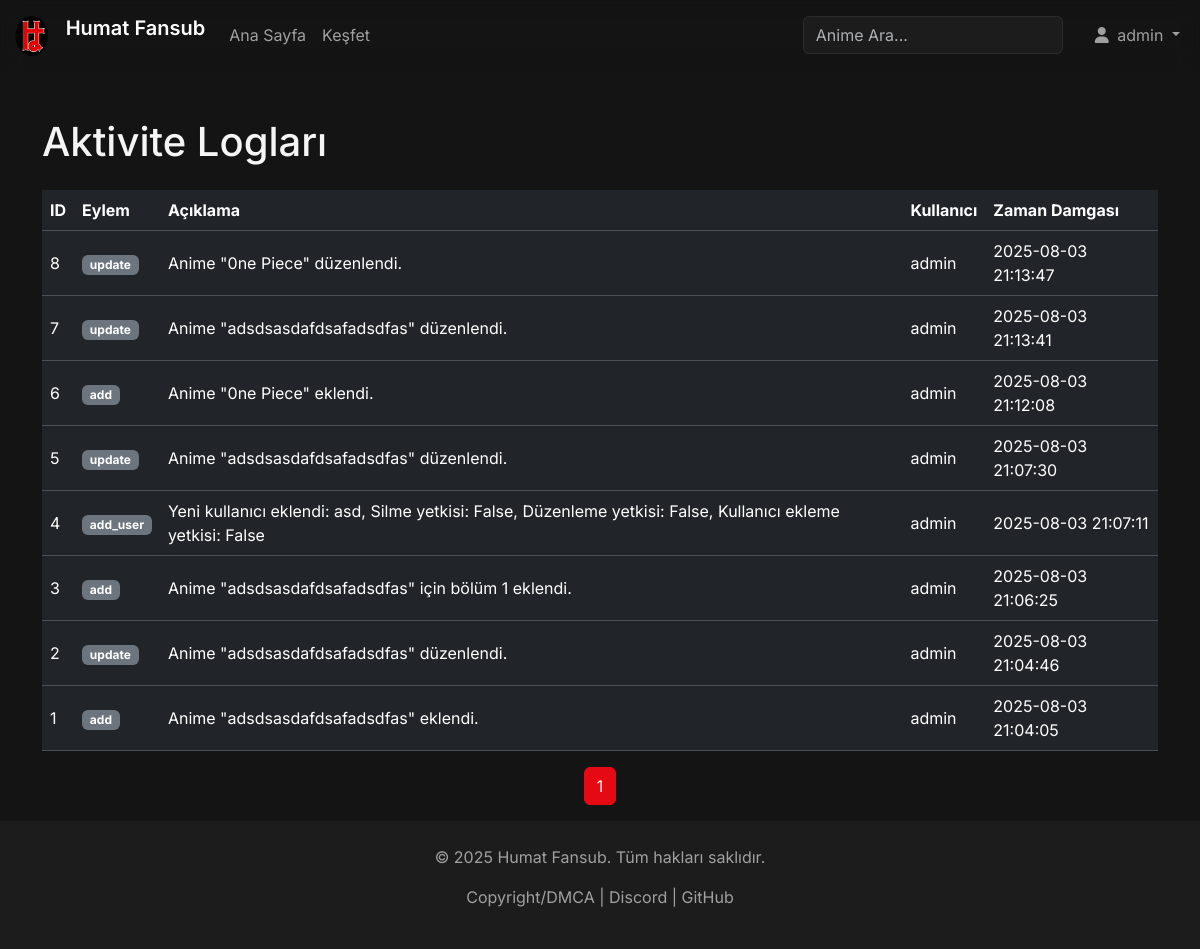
The page /logs (signed in) on the database as committed earlier.
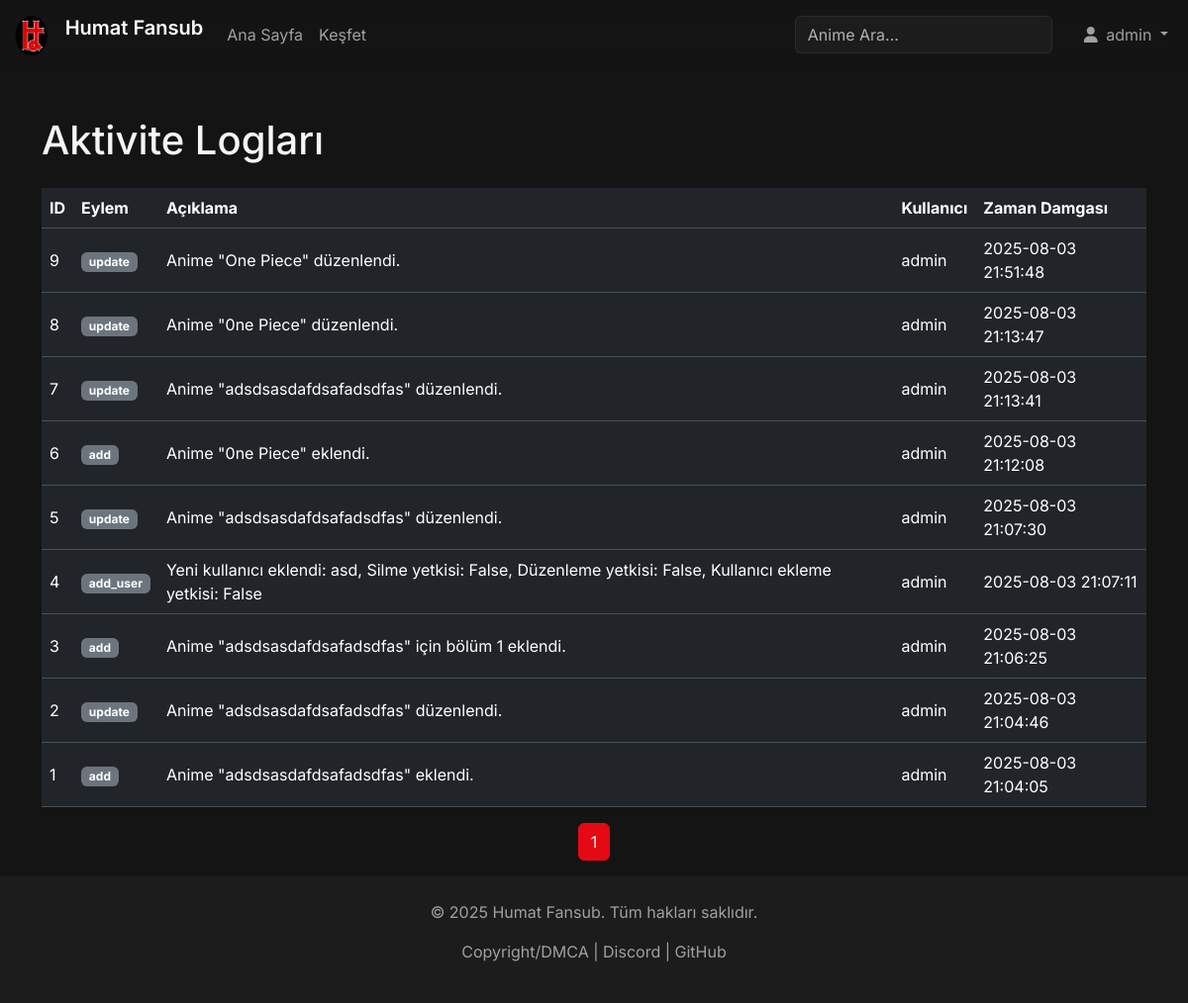
The same page on the database as committed later.
### models.py (models this page shows, shortened)
class User(db.Model):
    id = db.Column(db.Integer, primary_key=True)
    username = db.Column(db.String(80), unique=True, nullable=False)
    password = db.Column(db.String(200), nullable=False)
    can_delete = db.Column(db.Boolean, default=False)
    can_edit = db.Column(db.Boolean, default=False)
    can_add_user = db.Column(db.Boolean, default=False)
    logs = db.relationship('Log', backref='user', lazy=True)
    watchlist_animes = db.relationship('Anime', secondary=watchlist, lazy='subquery',
        backref=db.backref('watchlisted_by', lazy=True))
    ratings = db.relationship('Rating', backref='user', lazy=True)

class Log(db.Model):
    id = db.Column(db.Integer, primary_key=True)
    action = db.Column(db.String(50), nullable=False)
    description = db.Column(db.Text, nullable=False)
    timestamp = db.Column(db.DateTime, server_default=db.func.now())
    user_id = db.Column(db.Integer, db.ForeignKey('user.id'), nullable=True)

### app.py (the view)
@app.route('/logs')
@login_required
def view_logs():
    if not current_user.can_add_user:
        flash('Bu sayfayı görüntüleme yetkiniz yok.', 'danger')
        return redirect(url_for('index'))
    page = request.args.get('page', 1, type=int)  # URL'den sayfa numarasını al
    logs = Log.query.order_by(Log.timestamp.desc()).paginate(page=page, per_page=10)
    return render_template('log.html', logs=logs)

### app.py (called while the page is built)
@login_manager.user_loader
def load_user(user_id):
    return User.query.get(int(user_id))

### templates/log.html (shortened to what this page needs)
{% extends "base.html" %}
{% block content %}
<div class="container mt-5">
    <h1 class="mb-4">Aktivite Logları</h1>
    <div class="table-responsive">
        <table class="table table-hover align-middle">
            <thead>
                <tr>
                    <th>ID</th>
                    <th>Eylem</th>
                    <th>Açıklama</th>
                    <th>Kullanıcı</th>
                    <th>Zaman Damgası</th>
                </tr>
            </thead>
            <tbody>
                {% for log in logs.items %}
                <tr>
                    <td>{{ log.id }}</td>
                    <td><span class="badge bg-secondary">{{ log.action }}</span></td>
                    <td>{{ log.description }}</td>
                    <td>{{ log.user.username if log.user else 'Bilinmiyor' }}</td>
                    <td>{{ log.timestamp.strftime('%Y-%m-%d %H:%M:%S') }}</td>
                </tr>
                {% endfor %}
            </tbody>
        </table>
    </div>
    <nav aria-label="Page navigation">
        <ul class="pagination justify-content-center">
            {% for page_num in logs.iter_pages() %}
                {% if page_num %}
                    <li class="page-item {{ 'active' if page_num == logs.page else '' }}">
                        <a class="page-link" href="{{ url_for('view_logs', page=page_num) }}">{{ page_num }}</a>
                    </li>
                {% else %}
                    <li class="page-item disabled"><span class="page-link">...</span></li>
                {% endif %}
            {% endfor %}
        </ul>
    </nav>
</div>
{% endblock %}

### templates/base.html (shortened to what this page needs)
<!DOCTYPE html>
<html lang="en" data-bs-theme="dark">
<head>
    <link href="https://cdn.jsdelivr.net/npm/bootstrap@5.3.3/dist/css/bootstrap.min.css" rel="stylesheet">
    <link rel="stylesheet" href="https://cdnjs.cloudflare.com/ajax/libs/font-awesome/6.5.2/css/all.min.css" />
    <link rel="stylesheet" href="{{ url_for('static', filename='css/custom.css') }}">
</head>
<body>
    <header>
        <nav class="navbar navbar-expand-lg fixed-top navbar-dark">
            <div class="container-fluid">
                <a class="navbar-brand" href="{{ url_for('index') }}">
                    <img src="{{ url_for('static', filename='images/logo.png') }}" alt="Logo" width="40" height="40" class="d-inline-block align-text-top">
                    <span class="ms-2">Humat Fansub</span>
                </a>
                <div class="collapse navbar-collapse" id="navbarNav">
                    <ul class="navbar-nav me-auto mb-2 mb-lg-0">
                        <li class="nav-item">
                            <a class="nav-link" href="{{ url_for('index') }}">Ana Sayfa</a>
                        </li>
                        <li class="nav-item">
                            <a class="nav-link" href="{{ url_for('animes') }}">Keşfet</a>
                        </li>
                    </ul>
                    <form class="d-flex me-3" action="{{ url_for('animes') }}" method="GET">
                        <input class="form-control me-2" type="search" name="query" placeholder="Anime Ara..." aria-label="Search">
                    </form>
                    <ul class="navbar-nav">
                        {% if current_user.is_authenticated %}
                        <li class="nav-item dropdown">
                            <a class="nav-link dropdown-toggle" href="#" id="navbarDropdown" role="button" data-bs-toggle="dropdown" aria-expanded="false">
                                <i class="fas fa-user me-1"></i> {{ current_user.username }}
                            </a>
                        </li>
                        {% else %}
                        <li class="nav-item">
                            <a class="nav-link" href="{{ url_for('login') }}">Giriş Yap</a>
                        </li>
                        {% endif %}
                    </ul>
                </div>
            </div>
        </nav>
    </header>
    <main>
        {% block content %}{% endblock %}
    </main>
    <footer class="text-center py-4 mt-auto">
        <div class="container">
            <p>&copy; 2025 Humat Fansub. Tüm hakları saklıdır.</p>
            <p>
                <a href="{{ url_for('copyright') }}">Copyright/DMCA</a> |
                <a href="https://discord.gg/SaKSmuZkAf" target="_blank">Discord</a> |
                <a href="https://github.com/Berke-aras/AnimeFansub-Dizi-Film-Platformu" target="_blank">GitHub</a>
            </p>
        </div>
    </footer>
</body>
</html>

### static/css/custom.css (style rules this page uses)
:root { --primary-color: #e50914; --dark-color: #141414; --light-dark-color: #1c1c1c; --text-color: #f5f5f5; --text-muted-color: #a0a0a0; }
body { background-color: var(--dark-color); color: var(--text-color); font-family: 'Inter', sans-serif; padding-top: 70px; }
.navbar { background-color: rgba(20, 20, 20, 0.7); backdrop-filter: blur(10px); -webkit-backdrop-filter: blur(10px); transition: background-color 0.3s ease; }
.navbar-brand span { font-weight: 600; }
.nav-link { color: var(--text-muted-color); transition: color 0.3s ease; }
.form-control { background-color: var(--light-dark-color); border-color: rgba(255, 255, 255, 0.1); color: var(--text-color); }
footer { background-color: var(--light-dark-color); color: var(--text-muted-color); }
footer a { color: var(--text-muted-color); text-decoration: none; transition: color 0.3s ease; }
.pagination .page-link { background-color: var(--light-dark-color); border-color: rgba(255, 255, 255, 0.1); color: var(--text-muted-color); }
.pagination .page-item.active .page-link { background-color: var(--primary-color); border-color: var(--primary-color); color: var(--text-color); }

Rows that differ between the two databases and show on the page:
added Log: id "9", action "update", description "Anime \"One Piece\" düzenlendi.", user "admin", timestamp "2025-08-03 21:51:48"
